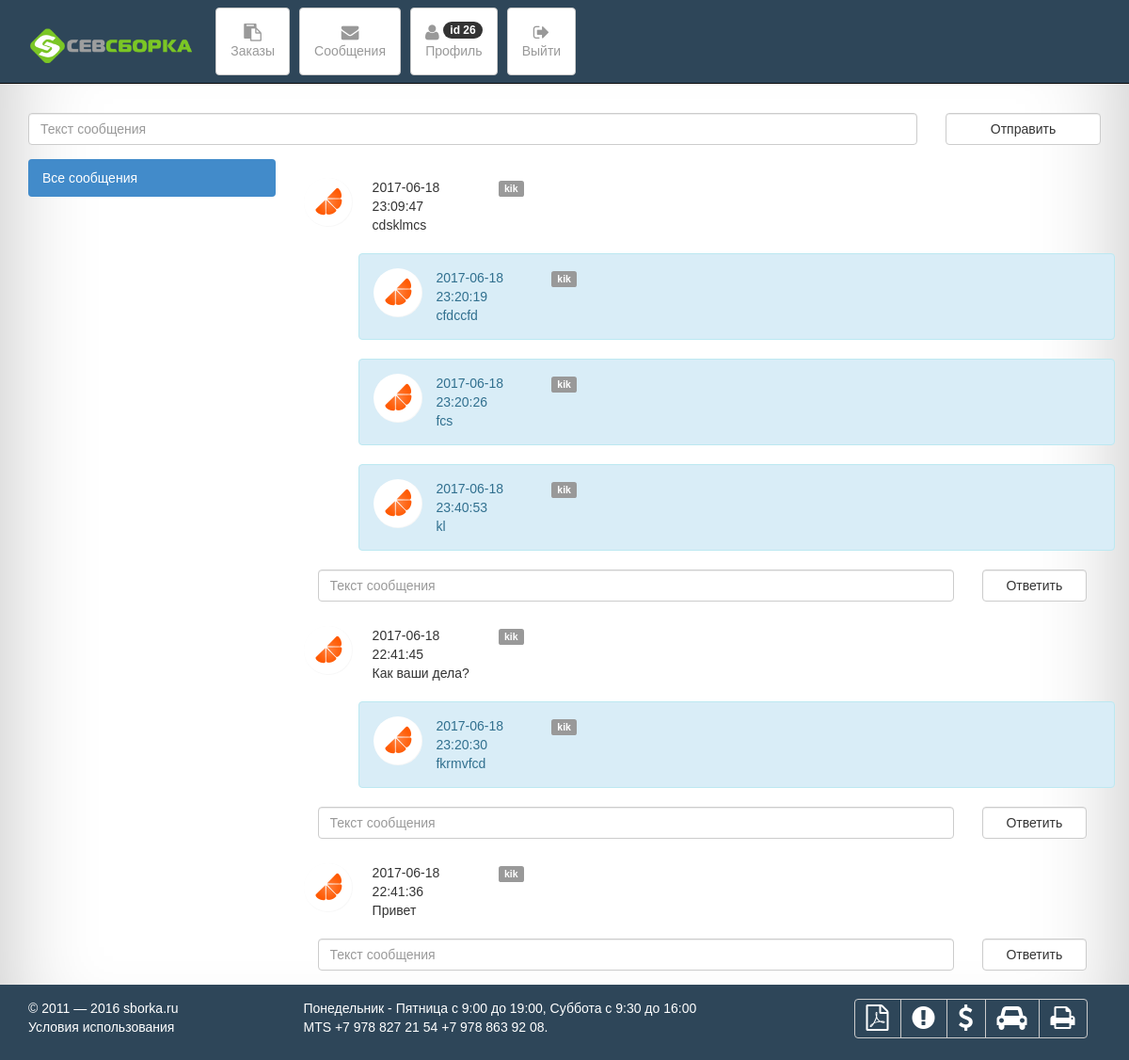
/admin/pages/messages.php (signed in), run on the app's committed database.
### tables this page shows
CREATE TABLE IF NOT EXISTS `message` (
  `id_message` int(11) NOT NULL,
  `id_chat` int(11) NOT NULL,
  `text` text NOT NULL,
  `date` timestamp NOT NULL DEFAULT CURRENT_TIMESTAMP ON UPDATE CURRENT_TIMESTAMP,
  `from_whom` int(11) NOT NULL
);

CREATE TABLE IF NOT EXISTS `user` (
  `id_user` int(10) NOT NULL,
  `email_user` varchar(60) NOT NULL,
  `password_user` varchar(32) NOT NULL,
  `name_user` varchar(30) NOT NULL,
  `lastname_user` varchar(40) NOT NULL,
  `login` varchar(100) DEFAULT NULL
);

CREATE TABLE IF NOT EXISTS `chat` (
  `id_chat` int(11) NOT NULL,
  `id_member_1` int(11) NOT NULL,
  `id_member_2` int(11) NOT NULL,
  `date` timestamp NOT NULL DEFAULT CURRENT_TIMESTAMP ON UPDATE CURRENT_TIMESTAMP
);

### admin/lib/functions.php (called while the page is built, shortened)
<?php
$mysqli = false;
function resultSetToArray($result_set){
    $array = array();
    while (($row = $result_set->fetch_assoc()) != false)
      $array[]=$row;
    return $array;
  }
function selectAllChatForUser($id_user){
  global $mysqli;
  $result = $mysqli -> query("SELECT * FROM `chat` WHERE `chat`.id_member_1='$id_user' ORDER BY `date` DESC");
  return resultSetToArray($result);
}
function selectAllMessageForIdChat($id_chat){
  global $mysqli;
  $result = $mysqli -> query("SELECT * FROM `message` WHERE `message`.id_chat='$id_chat'");
  return resultSetToArray($result);
}
function selectUserInfo($id_user){
  global $mysqli;
  $result = $mysqli -> query("SELECT * FROM `user` WHERE `user`.id_user='$id_user'");
  return $result -> fetch_array();
}
?>

### admin/pages/blocks/message.php (the view, shortened to what this page needs)
<?php
require_once "blocks/mainmenu.php";
$member = selectUserInfo($message["from_whom"]);
?>
      <div class="first">
        <div class="row">
          <div class="col-lg-1 col-md-1 col-sm-1 col-xs-1">
          </div>
          <div class="col-lg-11 col-md-11 col-sm-11 col-xs-11 alert alert-info">
            <div class="row">
              <div class="col-lg-1 col-md-1 col-sm-1 col-xs-1">
                <img src="../images/message.png" style="border-radius: 26px;">
              </div>
              <div class="col-lg-11 col-md-11 col-sm-11 col-xs-11">
                <div class="row">
                  <div class="col-lg-2 col-md-2 col-sm-2 col-xs-2">
                    <?php echo $message["date"]; ?>
                  </div>
                  <div class="col-lg-10 col-md-10 col-sm-10 col-xs-10">
                    <span class="label label-default"><?php echo $member['name_user'];?></span>
                  </div>
                </div>
                <div class="row">
                  <div class="col-lg-12 col-md-12 col-sm-12 col-xs-12">
                    <?php echo $message["text"]; ?>
                </div>
              </div>
            </div>
          </div>
        </div>
      </div>
    </div>

### admin/pages/messages.php (shortened to what this page needs)
<?php
  require_once "blocks/mainmenu.php";
  echo "<br><br><br><br><br><br>";
  $chat = selectAllChatForUser($_SESSION['id']);
  ?>
<div class="container">
   <div class="row">
     <form role="form" class="form" action="blocks/sendmessage.php?id_chat=-1" method="post">
       <div class="col-lg-10 col-md-10 col-sm-10 col-xs-12">
         <div class="form-group">
           <input type="text" name="textmessage" class="form-control" id="textMassege" placeholder="Текст сообщения">
         </div>
       </div>
       <div class="col-lg-2 col-md-2 col-sm-2 col-xs-12">
          <input type="submit" id="submitMassege" class="btn btn-default form-control" value="Отправить">
       </div>
     </form>
   </div>
   <div class="row">
     <div class="col-lg-3 col-md-3 col-sm-3 col-xs-12">
       <div data-spy="affix" data-offset-top="60" data-offset-bottom="200">
         <ul class="nav nav-pills nav-stacked">
           <li class="active"><a href="#">Все сообщения</a></li>
         </ul>
      </div>
     </div>
     <div class="col-lg-9 col-md-9 col-sm-9 col-xs-12">
<?php
  foreach ($chat as $value) {
    $messages = selectAllMessageForIdChat($value['id_chat']);
    if(sizeof($messages)!=0) {
      include "blocks/chat_template.php";
      echo "<br/>";
      echo "<br/>";
    }
  }
?>
     </div>
   </div>
</div>
<?php
  require_once "blocks/footer.php";
 ?>

### admin/pages/blocks/chat_template.php (shortened to what this page needs)
<?php
require_once "blocks/mainmenu.php";
?>
<div class="block-chat">
  <div class="block-message">
<?php
echo "<br/>";
$i = 0;
foreach ($messages as $message) {
    if($i == 0){
      include "main_message.php";
      echo "<div class='other-message'><br>";
    }else{
    include "message.php";
  }
  $i++;
}
?>
<form role="form" class="form" action="blocks/sendmessage.php?id_chat=<?php echo $value['id_chat']; ?>" method="post">
       <div class="col-lg-10 col-md-10 col-sm-10 col-xs-12">
         <div class="form-group">
           <input type="text" name="textmessage" class="form-control" id="textMassege" placeholder="Текст сообщения">
         </div>
       </div>
       <div class="col-lg-2 col-md-2 col-sm-2 col-xs-12">
          <input type="submit" id="submitMassege" class="btn btn-default form-control" value="Ответить">
       </div>
     </form>
    </div>
  </div>
</div>

### admin/pages/blocks/main_message.php (shortened to what this page needs)
<?php
require_once "blocks/mainmenu.php";
$member = selectUserInfo($message["from_whom"]);
?>
<div class="first-message">
  <div class="row">
    <div class="col-lg-1 col-md-1 col-sm-1 col-xs-1">
      <img src="../images/message.png" style="border-radius: 26px;">
    </div>
    <div class="col-lg-11 col-md-11 col-sm-11 col-xs-11">
      <div class="row">
        <div class="col-lg-2 col-md-2 col-sm-2 col-xs-2">
        <?php echo $message["date"]; ?>
        </div>
        <div class="col-lg-10 col-md-10 col-sm-10 col-xs-10">
          <span class="label label-default"><?php echo $member['name_user'];?></span>
        </div>
      </div>
      <div class="row">
        <div class="col-lg-12 col-md-12 col-sm-12 col-xs-12">
          <?php echo $message["text"]; ?>
        </div>
      </div>
    </div>
  </div>
</div>

### admin/css/style.css (style rules this page uses)
* { font-family: Tahoma, Geneva, sans-serif; }
html { height: 100%; //позволит растянуть сайт на 100% высоты }
body { width: 100%; min-height: 100%; -webkit-box-shadow: inset 0 0 100px rgba(0,0,0,.25); box-shadow: inset 0 0 100px rgba(0,0,0,.25); }

### data on the page
message: date "2017-06-18 23:09:47", from_whom.name_user "kik", text "cdsklmcs"
message: date "2017-06-18 23:20:19", from_whom.name_user "kik", text "cfdccfd"
message: date "2017-06-18 23:20:26", from_whom.name_user "kik", text "fcs"
message: date "2017-06-18 23:40:53", from_whom.name_user "kik", text "kl"
message: date "2017-06-18 22:41:45", from_whom.name_user "kik", text "Как ваши дела?"
message: date "2017-06-18 23:20:30", from_whom.name_user "kik", text "fkrmvfcd"
message: date "2017-06-18 22:41:36", from_whom.name_user "kik", text "Привет"

### other printed values
$_SESSION['id'] "26"
